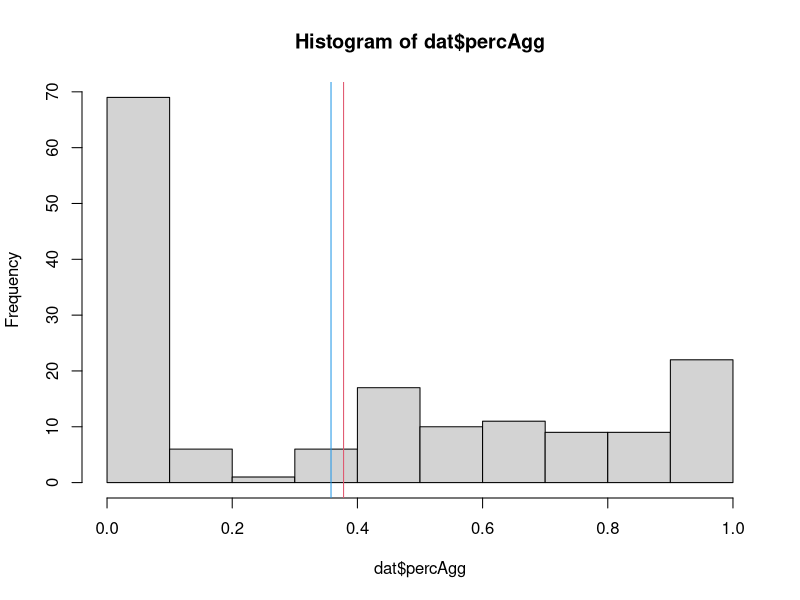
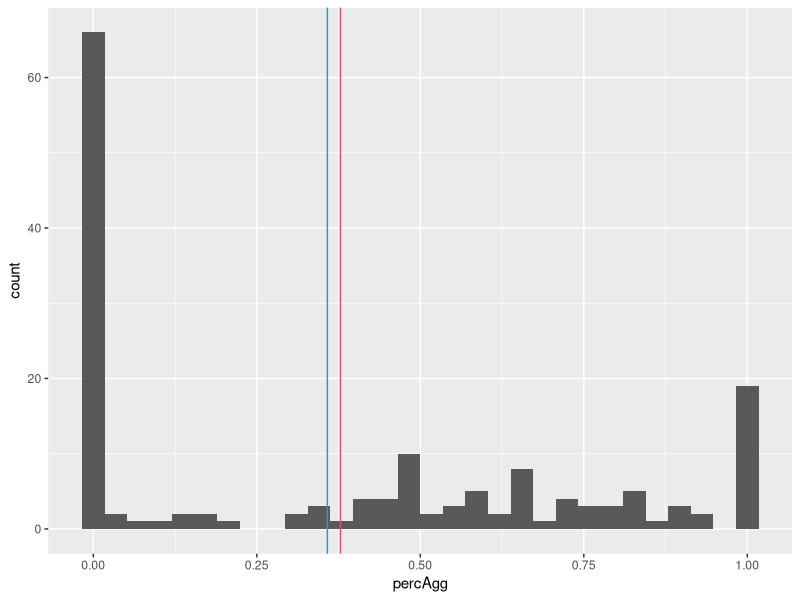
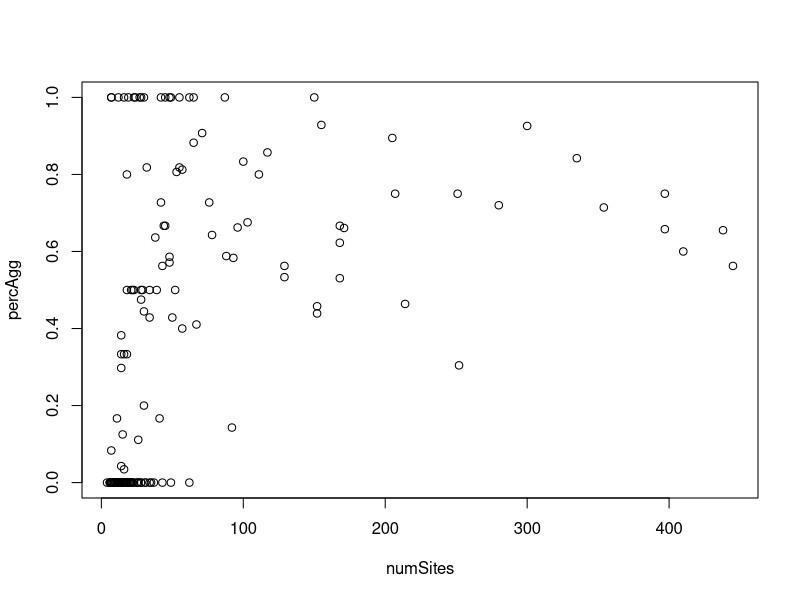

These figures' R source, in order: (Note: this script raises an error after producing the figures.)
## ---- chunk 1
knitr::opts_knit$set(root.dir = normalizePath('../../'))
knitr::opts_chunk$set(echo = TRUE)
## ---- chunk 2
#Code assumes that rmd file is in "practical/solutions/" and data are in "data/"
dat <- read.csv("data/combinedETE.csv")
## ---- chunk 3
#range
range(dat$percAgg)

#mean
(paMean <- mean(dat$percAgg))

#median
(paMedian <- median(dat$percAgg))

#variance
var(dat$percAgg)

## ---- chunk 4
sd(dat$percAgg) / sqrt(length(dat$percAgg))
## ---- chunk 5
hist(dat$percAgg)
abline(v = c(paMean, paMedian), col = c(2, 4))
## ---- chunk 6
library("ggplot2")
g <- ggplot(dat, aes(x = percAgg)) + 
         geom_histogram() +
         geom_vline(xintercept = c(mean = paMean, median = paMedian), colour = c(2, 4))
print(g)       
## ---- chunk 7
with(dat, plot(numSites, percAgg))
## ---- chunk 8
with(dat, cov(percAgg, numSites))
with(dat, cor(percAgg, numSites))
## ---- chunk 9
with(dat, cor.test(percAgg, numSites))
## ---- chunk 10
with(dat, plot(numSites, percAgg, col = land.island))

## ---- chunk 11
g <- ggplot(dat, aes(x = numSites, y = percAgg, colour = land.island)) +
  geom_point() +
  geom_smooth(aes(group = 1), show.legend = FALSE)
print(g)
## ---- chunk 12
with(dat[dat$land.island == "ETE", ], cor(percAgg, numSites))
with(subset(dat, land.island == "ETE"), cor(percAgg, numSites))
## ---- chunk 13
by(dat, dat$land.island, function(x)cor.test(x$percAgg, x$numSites))
